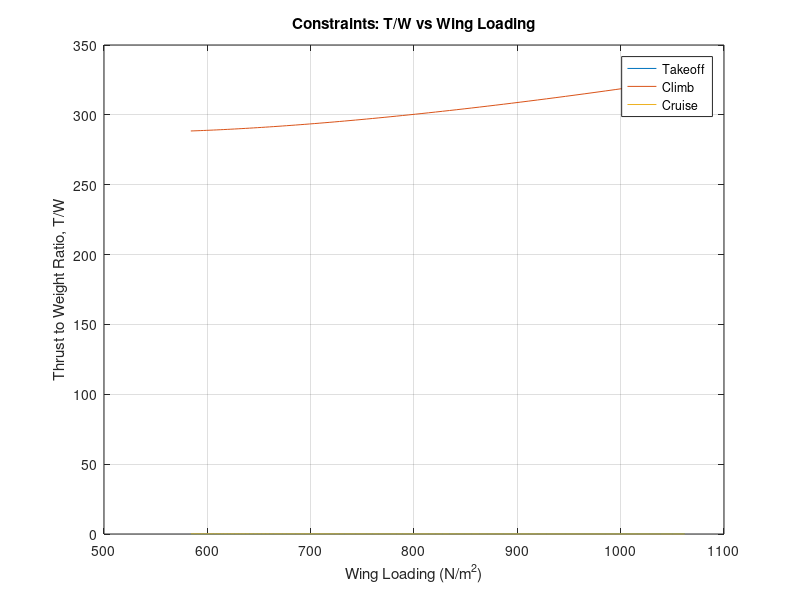

This chart was generated by the following MATLAB code:
%Created by Kriston Rickman
%Date created 07/06/26
%V1.12
%Energy based constraint analysis
%Note:

%/*Goals*\

%/*simple concept of the takeoff constraint. formulas have been double
% checked and have changed base on the developing knowledge on the
% matter.*\

clearvars

%What the user wants to do

%user_path = user_state()
user_path = 1; % Delete when furhter advancing user inputs

switch user_path

    case 0
        state = "Find T/W and Wing laoding from past value"; % You plug in the value you were looking for then after looking at the grtaph and ifnding the numbers, you enter this state and type in the number and it rounds to the nearest values that it was computing of its related data.

    case 1
        state = "Find T/W";

    case 2
        state = "find_hp";

    case 3
        state = "find_wing_area";

    case 4
        state = "find_weight";


    case 5
        state = "find_span";

    case 6
        state = "explore_aircraft";


    otherwise
        disp("Invalid choice");
end



%Initial assumptions of aircraft design

Gravity = 9.81;

rho_SL = 1.225;

Cruise_velocity = 74.594;

C_Dmin = 0.027; % Assumption from Cirrus sr 20
C_Lmin = 0.3; % Assumption from Cirrus sr 20

Sweep_angle = 3; % Made from assumption

HP_to_watts = 745.7;

%The Design of the aircraft inputs
%NOTE Measuremnt in HP will be convert to Watts

Engine_power_HP = 230; % Assumption of Eninge need data
Span = 9; % assume based on aircraft type
Wing_area = 8:0.1:16; % assume based on aircraft type

Mass_without_wing_skin = 780; % assume based on aircraft type
Wing_mass_per_volume = 2700; % assumption of mass of GA aluminum
Wing_skin_thickness = 0.002; % assumption of mass of GA aluminum

% Engine Characteristics calculations

Engine_power_watts = Engine_power_HP .* HP_to_watts;

%Mass of the aircraft and related Geometry calculations

Fuel_spent_ground_to_TO = 0.11;
Fuel_mass_per_gallon = 2.8; % ARD
mass_loss_on_TO = Fuel_spent_ground_to_TO .* Fuel_mass_per_gallon;

Wing_skin_area_total = 2 .* Wing_area;
Wing_skin_volume = Wing_skin_area_total .* Wing_skin_thickness;
Wing_skin_mass = Wing_skin_volume .* Wing_mass_per_volume;

Mass_aircraft = Mass_without_wing_skin + Wing_skin_mass; % assume based on aircraft type
Mass_TO = Mass_aircraft - mass_loss_on_TO;

Weight_TO = Mass_TO * Gravity;
Wing_loading = Weight_TO ./ Wing_area;
AR_wing = Span.^2 ./ Wing_area;

%Aerodynamic calculations

    %Oswald efficiency calculations - Sweep angle calculation decision
if Sweep_angle == 0
    e = 1.78 .* (1 - 0.045 .* AR_wing.^0.68) - 0.64;
elseif Sweep_angle >= 30
    e = 4.61 .* (1 - 0.045 .* AR_wing.^0.68) .* (cosd(Sweep_angle)).^0.15 - 3.1;
elseif (Sweep_angle > 0) && (Sweep_angle < 30)
    e0 = 1.78 .* (1 - 0.045 .* AR_wing.^0.68) - 0.64;
    e30 = 4.61 .* (1 - 0.045 .* AR_wing.^0.68) .* (cosd(30)).^0.15 - 3.1;
    e = e0 + (Sweep_angle ./ 30) .* (e30 - e0);
else
    error("Sweep angle is out of range")
end
    
    %Full Drag Polar Buildup
K_1 = 1./(pi.*AR_wing.*e);

C_D0 = C_Dmin + K_1.*C_Lmin.^2;

K_2 = -2.*K_1.*C_Lmin;

%Takeoff constraint assumptions, variables and formulas
    %variables

    %Desired inputs
S_G = 502.92; % Ground roll takeoff distance
K_TO = 1.2;
C_Lmax_TO = 1.7; % Assumption including flaps, elevator, and wing
Rolling_friction_coefficient = 0.03;
Propeller_efficiency_TO = 0.75; % assume based on propeller

    %Velocity formulas
Velocity_stall = sqrt((2 .* Weight_TO) ./ (rho_SL .* Wing_area .* C_Lmax_TO));

Velocity_TO = K_TO * Velocity_stall;

Velocity_avg_TO = Velocity_TO ./ sqrt(2);

    %constraints sub-formulas
q_avg_TO = 0.5 .* rho_SL .* Velocity_avg_TO.^2;

C_L_required_TO = 2 .* Weight_TO ./(rho_SL .* Velocity_TO.^2 .* Wing_area);

%/*C_L_ground_TO For a more accurate constraint create a lift
%coefficient that is specific for ground because the ground 
%and takeoff coefficents are not the same*\

C_DTO = C_D0 + (K_1.*C_L_required_TO.^2) + K_2.*C_L_required_TO;

Lift_TO = 0.5 .* rho_SL .* Velocity_TO.^2 .* Wing_area .* C_L_required_TO;

Lift_avg_TO = 0.5 .* rho_SL .* Velocity_avg_TO.^2 .* Wing_area .* C_L_required_TO;

%/*The lift average take off will change based on the average dynamic
% pressure, lift coefficenets for the ground Take off and etc*\

Drag_TO = 0.5 .* C_DTO .* rho_SL .* Wing_area .* Velocity_TO.^2;

Drag_avg_TO = 0.5 .* rho_SL .* Velocity_avg_TO.^2 .* Wing_area .* C_DTO;

%/*Will also chagned when created ground drag coeffiecients for TO*\

Thrust_TO = (Propeller_efficiency_TO .* Engine_power_watts) ./ Velocity_TO;

Acceleration_TO = Velocity_TO.^2 ./ (2 .* S_G);

Thrust_to_Weight_TO = (Acceleration_TO ./ Gravity) + ... 
    (q_avg_TO .* C_DTO) ./ Wing_loading + Rolling_friction_coefficient ...
    .* (1 - (q_avg_TO .* C_L_required_TO) ./ Wing_loading); % Takeoff Constraint
%Creating scatter plot for takeoff constraint
figure;
plot(Wing_loading, Thrust_to_Weight_TO, '-');

hold on; %Stops from other plots from overriding the first



%Climb constraint

%/*This assumes no turns and constant climbing velocity, thus
% keeping the load factor (n) roughly around 1. Additionaly, the
% claculation assumes that there are no resistance such as landing
% gears or flaps that can have an inlfluence to drag are all not
% accounted for.*\

%Variables
alpha = 1; % assuming Simple sea-level climb

    %Aircraft desired Inputs
n = 100;
rate_of_climb = 3.5; %(meters per sec)
velocity_climb = 48;
rho_climb = 1.225;

%sub-formulas for the climb constraint

q_climb = 0.5 .* rho_climb .* velocity_climb.^2;

Beta = Mass_TO ./ Mass_aircraft; % Weight fraction

%A more specific version of Beta could have bee the mass while 
% climbing ./ Mass_TO

Thrust_to_Weight_climb = Beta/alpha .* (((K_1 .* n.^2 .* Beta) ./ ...
    q_climb) .* (Weight_TO ./ Wing_area) + K_2 .* n + C_D0 ./ ...
    ((Beta ./ q_climb) .* Wing_loading) + rate_of_climb ./ velocity_climb);


plot(Wing_loading, Thrust_to_Weight_climb, '-');



% Cruise constraint

%variable
knot_to_ms = 0.51444444;

%aircraft user inputs
rho_cruise = 0.905; % from the Aircraft Requirement Document (ARD)
velocity_cruise = 155 .* knot_to_ms;
%/*Will change in the future for user input when wanting to know
% the T/W for the desired cruise knots they want. Additionaly, will
% add the calculation of the cruise velocity when user does not have
% a desire velcoity and will be based on the parameter they place for
% the aircraft.*\

% sub-formulas for constraint

q_cruise = 0.5 .* rho_cruise .* velocity_cruise.^2;

C_Lcruise = Wing_loading ./ q_cruise;

C_D_cruise = C_D0 + (K_1 .* C_Lcruise.^2) + K_2 .* C_Lcruise;

% Calculate the thrust-to-weight ratio for cruise
Thrust_to_Weight_cruise = (q_cruise * C_D_cruise) ./ Wing_loading;

plot(Wing_loading, Thrust_to_Weight_cruise, '-');



%Turn constraint

%Variables

    %User desire input
rho_turn = 0.905;

%in meters of user idea of their aircraft turning
radius_turn = 300;


%Sub-formulas
velocity_stall_straight = sqrt((2 .* Wing_loading) ...
    ./ (rho_turn .* C_Lmax_TO)); %A straight line of aircraft stall velocity

%The guess of the safe turn velocity
velocity_guess_turn = K_TO .* velocity_stall_straight;

%Bank angle calculation from the guessed velocity and radius
bank_angle = atand(velocity_guess_turn.^2 ./ (radius_turn * Gravity));

%/*The start of the loop. We make it run
%through the loop to be accurate*\
n = 1;

for refine_loop = 1:1000;
    
    velocity_stall_turn = sqrt((2 * Wing_loading .* n) ...
        ./ (rho_turn .* C_Lmax_TO));
    
    %The safe turn
    velocity_safe_turn = K_TO .* velocity_stall_turn;
    
    %Usign the new safe turn velocity we update the load factor
    update_load_factor = 1 ./ (cosd(atand(velocity_safe_turn.^2 ./  ...
        (radius_turn .* Gravity))));
    
    n = update_load_factor;
    
end

%the dynamic pressure using the safe turn velcoity
q_turn = 0.5 .* rho_turn .* velocity_safe_turn.^2;

%coefficents
C_Lturn = update_load_factor .* Wing_loading ./ q_turn;
C_D_turn = C_D0 + K_1 .* C_Lturn.^2 + K_2 .* C_Lturn;

%Thrust to Weight calculation
Thrust_to_Weight_turn = (q_turn .* C_D_turn) ./ Wing_loading;

%/*Acceleration_horizontal_TO = (Thrust_TO - Drag_TO - ...
% Rolling_friction_coefficient .* (Weight_TO - Lift_TO)) ...
%./ Mass_TO; % Horizontal acceleration*\


xlabel('Wing Loading (N/m^2)');
ylabel('Thrust to Weight Ratio, T/W');
title('Constraints: T/W vs Wing Loading');
grid on;
legend('Takeoff', 'Climb', 'Cruise')

%/*stops the plots from being in the hold 
%mode thus future plots can ovveride*\

hold off; 


%/*What the user specifically wants from the program. Do they want
%specifically explore wing area based on fixed data they already know
% or does the user wants to explore multiple aircrafts and which would
% fit their goals.*\

function user_path = user_state()
disp("1 - Explore multiple aircraft designs")
disp("2 - Find required engine power")
disp("3 - Find wing area")
disp("4 - Find aircraft weight")
disp("5 - Find wingspan")

user_path = input("Choose an option: ");
end
